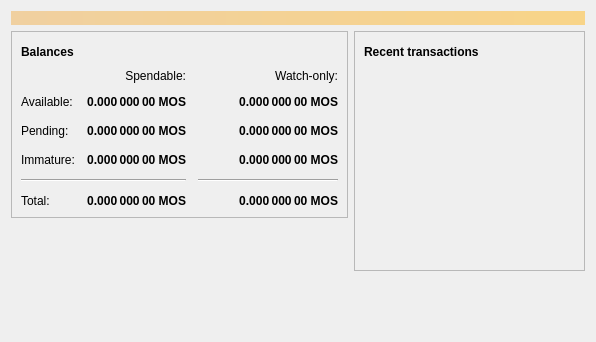
<?xml version="1.0" encoding="UTF-8"?>
<ui version="4.0">
 <class>OverviewPage</class>
 <widget class="QWidget" name="OverviewPage">
  <property name="geometry">
   <rect>
    <x>0</x>
    <y>0</y>
    <width>596</width>
    <height>342</height>
   </rect>
  </property>
  <property name="windowTitle">
   <string>Form</string>
  </property>
  <layout class="QVBoxLayout" name="topLayout">
   <item>
    <widget class="QLabel" name="labelAlerts">
     <property name="visible">
      <bool>false</bool>
     </property>
     <property name="styleSheet">
      <string notr="true">QLabel { background-color: qlineargradient(x1: 0, y1: 0, x2: 1, y2: 0, stop:0 #F0D0A0, stop:1 #F8D488); color:#000000; }</string>
     </property>
     <property name="wordWrap">
      <bool>true</bool>
     </property>
     <property name="margin">
      <number>3</number>
     </property>
     <property name="textInteractionFlags">
      <set>Qt::TextSelectableByMouse</set>
     </property>
    </widget>
   </item>
   <item>
    <layout class="QHBoxLayout" name="horizontalLayout" stretch="1,1">
     <item>
      <layout class="QVBoxLayout" name="verticalLayout_2">
       <item>
        <widget class="QFrame" name="frame">
         <property name="frameShape">
          <enum>QFrame::StyledPanel</enum>
         </property>
         <property name="frameShadow">
          <enum>QFrame::Raised</enum>
         </property>
         <layout class="QVBoxLayout" name="verticalLayout_4">
          <item>
           <layout class="QHBoxLayout" name="horizontalLayout_4">
            <item>
             <widget class="QLabel" name="label_5">
              <property name="font">
               <font>
                <weight>75</weight>
                <bold>true</bold>
               </font>
              </property>
              <property name="text">
               <string>Balances</string>
              </property>
             </widget>
            </item>
            <item>
             <widget class="QPushButton" name="labelWalletStatus">
              <property name="enabled">
               <bool>true</bool>
              </property>
              <property name="maximumSize">
               <size>
                <width>30</width>
                <height>16777215</height>
               </size>
              </property>
              <property name="toolTip">
               <string>The displayed information may be out of date. Your wallet automatically synchronizes with the HashpowerMonster network after a connection is established, but this process has not completed yet.</string>
              </property>
              <property name="text">
               <string/>
              </property>
              <property name="icon">
               <iconset resource="../bitcoin.qrc">
                <normaloff>:/icons/warning</normaloff>
                <disabledoff>:/icons/warning</disabledoff>:/icons/warning</iconset>
              </property>
              <property name="iconSize">
               <size>
                <width>24</width>
                <height>24</height>
               </size>
              </property>
              <property name="flat">
               <bool>true</bool>
              </property>
             </widget>
            </item>
            <item>
             <spacer name="horizontalSpacer_3">
              <property name="orientation">
               <enum>Qt::Horizontal</enum>
              </property>
              <property name="sizeHint" stdset="0">
               <size>
                <width>40</width>
                <height>20</height>
               </size>
              </property>
             </spacer>
            </item>
           </layout>
          </item>
          <item>
           <layout class="QGridLayout" name="gridLayout">
            <property name="spacing">
             <number>12</number>
            </property>
            <item row="2" column="2">
             <widget class="QLabel" name="labelWatchPending">
              <property name="font">
               <font>
                <weight>75</weight>
                <bold>true</bold>
               </font>
              </property>
              <property name="cursor">
               <cursorShape>IBeamCursor</cursorShape>
              </property>
              <property name="toolTip">
               <string>Unconfirmed transactions to watch-only addresses</string>
              </property>
              <property name="text">
               <string notr="true">0.000 000 00 MOS</string>
              </property>
              <property name="alignment">
               <set>Qt::AlignRight|Qt::AlignTrailing|Qt::AlignVCenter</set>
              </property>
              <property name="textInteractionFlags">
               <set>Qt::LinksAccessibleByMouse|Qt::TextSelectableByKeyboard|Qt::TextSelectableByMouse</set>
              </property>
             </widget>
            </item>
            <item row="2" column="1">
             <widget class="QLabel" name="labelUnconfirmed">
              <property name="font">
               <font>
                <weight>75</weight>
                <bold>true</bold>
               </font>
              </property>
              <property name="cursor">
               <cursorShape>IBeamCursor</cursorShape>
              </property>
              <property name="toolTip">
               <string>Total of transactions that have yet to be confirmed, and do not yet count toward the spendable balance</string>
              </property>
              <property name="text">
               <string notr="true">0.000 000 00 MOS</string>
              </property>
              <property name="alignment">
               <set>Qt::AlignRight|Qt::AlignTrailing|Qt::AlignVCenter</set>
              </property>
              <property name="textInteractionFlags">
               <set>Qt::LinksAccessibleByMouse|Qt::TextSelectableByKeyboard|Qt::TextSelectableByMouse</set>
              </property>
             </widget>
            </item>
            <item row="3" column="2">
             <widget class="QLabel" name="labelWatchImmature">
              <property name="font">
               <font>
                <weight>75</weight>
                <bold>true</bold>
               </font>
              </property>
              <property name="cursor">
               <cursorShape>IBeamCursor</cursorShape>
              </property>
              <property name="toolTip">
               <string>Mined balance in watch-only addresses that has not yet matured</string>
              </property>
              <property name="text">
               <string notr="true">0.000 000 00 MOS</string>
              </property>
              <property name="alignment">
               <set>Qt::AlignRight|Qt::AlignTrailing|Qt::AlignVCenter</set>
              </property>
              <property name="textInteractionFlags">
               <set>Qt::LinksAccessibleByMouse|Qt::TextSelectableByKeyboard|Qt::TextSelectableByMouse</set>
              </property>
             </widget>
            </item>
            <item row="4" column="0" colspan="2">
             <widget class="Line" name="line">
              <property name="orientation">
               <enum>Qt::Horizontal</enum>
              </property>
             </widget>
            </item>
            <item row="4" column="2">
             <widget class="Line" name="lineWatchBalance">
              <property name="sizePolicy">
               <sizepolicy hsizetype="Preferred" vsizetype="Fixed">
                <horstretch>0</horstretch>
                <verstretch>0</verstretch>
               </sizepolicy>
              </property>
              <property name="minimumSize">
               <size>
                <width>140</width>
                <height>0</height>
               </size>
              </property>
              <property name="orientation">
               <enum>Qt::Horizontal</enum>
              </property>
             </widget>
            </item>
            <item row="5" column="0">
             <widget class="QLabel" name="labelTotalText">
              <property name="text">
               <string>Total:</string>
              </property>
             </widget>
            </item>
            <item row="3" column="1">
             <widget class="QLabel" name="labelImmature">
              <property name="font">
               <font>
                <weight>75</weight>
                <bold>true</bold>
               </font>
              </property>
              <property name="cursor">
               <cursorShape>IBeamCursor</cursorShape>
              </property>
              <property name="toolTip">
               <string>Mined balance that has not yet matured</string>
              </property>
              <property name="text">
               <string notr="true">0.000 000 00 MOS</string>
              </property>
              <property name="alignment">
               <set>Qt::AlignRight|Qt::AlignTrailing|Qt::AlignVCenter</set>
              </property>
              <property name="textInteractionFlags">
               <set>Qt::LinksAccessibleByMouse|Qt::TextSelectableByKeyboard|Qt::TextSelectableByMouse</set>
              </property>
             </widget>
            </item>
            <item row="2" column="3">
             <spacer name="horizontalSpacer_2">
              <property name="orientation">
               <enum>Qt::Horizontal</enum>
              </property>
              <property name="sizeHint" stdset="0">
               <size>
                <width>40</width>
                <height>20</height>
               </size>
              </property>
             </spacer>
            </item>
            <item row="3" column="0">
             <widget class="QLabel" name="labelImmatureText">
              <property name="text">
               <string>Immature:</string>
              </property>
             </widget>
            </item>
            <item row="5" column="1">
             <widget class="QLabel" name="labelTotal">
              <property name="font">
               <font>
                <weight>75</weight>
                <bold>true</bold>
               </font>
              </property>
              <property name="cursor">
               <cursorShape>IBeamCursor</cursorShape>
              </property>
              <property name="toolTip">
               <string>Your current total balance</string>
              </property>
              <property name="text">
               <string notr="true">0.000 000 00 MOS</string>
              </property>
              <property name="alignment">
               <set>Qt::AlignRight|Qt::AlignTrailing|Qt::AlignVCenter</set>
              </property>
              <property name="textInteractionFlags">
               <set>Qt::LinksAccessibleByMouse|Qt::TextSelectableByKeyboard|Qt::TextSelectableByMouse</set>
              </property>
             </widget>
            </item>
            <item row="5" column="2">
             <widget class="QLabel" name="labelWatchTotal">
              <property name="font">
               <font>
                <weight>75</weight>
                <bold>true</bold>
               </font>
              </property>
              <property name="cursor">
               <cursorShape>IBeamCursor</cursorShape>
              </property>
              <property name="toolTip">
               <string>Current total balance in watch-only addresses</string>
              </property>
              <property name="text">
               <string notr="true">0.000 000 00 MOS</string>
              </property>
              <property name="alignment">
               <set>Qt::AlignRight|Qt::AlignTrailing|Qt::AlignVCenter</set>
              </property>
              <property name="textInteractionFlags">
               <set>Qt::LinksAccessibleByMouse|Qt::TextSelectableByKeyboard|Qt::TextSelectableByMouse</set>
              </property>
             </widget>
            </item>
            <item row="0" column="2">
             <widget class="QLabel" name="labelWatchonly">
              <property name="text">
               <string>Watch-only:</string>
              </property>
              <property name="alignment">
               <set>Qt::AlignRight|Qt::AlignTrailing|Qt::AlignVCenter</set>
              </property>
             </widget>
            </item>
            <item row="1" column="0">
             <widget class="QLabel" name="labelBalanceText">
              <property name="text">
               <string>Available:</string>
              </property>
             </widget>
            </item>
            <item row="1" column="1">
             <widget class="QLabel" name="labelBalance">
              <property name="font">
               <font>
                <weight>75</weight>
                <bold>true</bold>
               </font>
              </property>
              <property name="cursor">
               <cursorShape>IBeamCursor</cursorShape>
              </property>
              <property name="toolTip">
               <string>Your current spendable balance</string>
              </property>
              <property name="text">
               <string notr="true">0.000 000 00 MOS</string>
              </property>
              <property name="alignment">
               <set>Qt::AlignRight|Qt::AlignTrailing|Qt::AlignVCenter</set>
              </property>
              <property name="textInteractionFlags">
               <set>Qt::LinksAccessibleByMouse|Qt::TextSelectableByKeyboard|Qt::TextSelectableByMouse</set>
              </property>
             </widget>
            </item>
            <item row="1" column="2">
             <widget class="QLabel" name="labelWatchAvailable">
              <property name="font">
               <font>
                <weight>75</weight>
                <bold>true</bold>
               </font>
              </property>
              <property name="cursor">
               <cursorShape>IBeamCursor</cursorShape>
              </property>
              <property name="toolTip">
               <string>Your current balance in watch-only addresses</string>
              </property>
              <property name="text">
               <string notr="true">0.000 000 00 MOS</string>
              </property>
              <property name="alignment">
               <set>Qt::AlignRight|Qt::AlignTrailing|Qt::AlignVCenter</set>
              </property>
              <property name="textInteractionFlags">
               <set>Qt::LinksAccessibleByMouse|Qt::TextSelectableByKeyboard|Qt::TextSelectableByMouse</set>
              </property>
             </widget>
            </item>
            <item row="2" column="0">
             <widget class="QLabel" name="labelPendingText">
              <property name="text">
               <string>Pending:</string>
              </property>
             </widget>
            </item>
            <item row="0" column="1">
             <widget class="QLabel" name="labelSpendable">
              <property name="text">
               <string>Spendable:</string>
              </property>
              <property name="alignment">
               <set>Qt::AlignRight|Qt::AlignTrailing|Qt::AlignVCenter</set>
              </property>
             </widget>
            </item>
           </layout>
          </item>
         </layout>
        </widget>
       </item>
       <item>
        <spacer name="verticalSpacer">
         <property name="orientation">
          <enum>Qt::Vertical</enum>
         </property>
         <property name="sizeHint" stdset="0">
          <size>
           <width>20</width>
           <height>40</height>
          </size>
         </property>
        </spacer>
       </item>
      </layout>
     </item>
     <item>
      <layout class="QVBoxLayout" name="verticalLayout_3">
       <item>
        <widget class="QFrame" name="frame_2">
         <property name="frameShape">
          <enum>QFrame::StyledPanel</enum>
         </property>
         <property name="frameShadow">
          <enum>QFrame::Raised</enum>
         </property>
         <layout class="QVBoxLayout" name="verticalLayout">
          <item>
           <layout class="QHBoxLayout" name="horizontalLayout_2">
            <item>
             <widget class="QLabel" name="label_4">
              <property name="font">
               <font>
                <weight>75</weight>
                <bold>true</bold>
               </font>
              </property>
              <property name="text">
               <string>Recent transactions</string>
              </property>
             </widget>
            </item>
            <item>
             <widget class="QPushButton" name="labelTransactionsStatus">
              <property name="enabled">
               <bool>true</bool>
              </property>
              <property name="maximumSize">
               <size>
                <width>30</width>
                <height>16777215</height>
               </size>
              </property>
              <property name="toolTip">
               <string>The displayed information may be out of date. Your wallet automatically synchronizes with the HashpowerMonster network after a connection is established, but this process has not completed yet.</string>
              </property>
              <property name="text">
               <string/>
              </property>
              <property name="icon">
               <iconset resource="../bitcoin.qrc">
                <normaloff>:/icons/warning</normaloff>
                <disabledoff>:/icons/warning</disabledoff>:/icons/warning</iconset>
              </property>
              <property name="iconSize">
               <size>
                <width>24</width>
                <height>24</height>
               </size>
              </property>
              <property name="flat">
               <bool>true</bool>
              </property>
             </widget>
            </item>
            <item>
             <spacer name="horizontalSpacer">
              <property name="orientation">
               <enum>Qt::Horizontal</enum>
              </property>
              <property name="sizeHint" stdset="0">
               <size>
                <width>40</width>
                <height>20</height>
               </size>
              </property>
             </spacer>
            </item>
           </layout>
          </item>
          <item>
           <widget class="QListView" name="listTransactions">
            <property name="styleSheet">
             <string notr="true">QListView { background: transparent; }</string>
            </property>
            <property name="frameShape">
             <enum>QFrame::NoFrame</enum>
            </property>
            <property name="verticalScrollBarPolicy">
             <enum>Qt::ScrollBarAlwaysOff</enum>
            </property>
            <property name="horizontalScrollBarPolicy">
             <enum>Qt::ScrollBarAlwaysOff</enum>
            </property>
            <property name="selectionMode">
             <enum>QAbstractItemView::NoSelection</enum>
            </property>
           </widget>
          </item>
         </layout>
        </widget>
       </item>
       <item>
        <spacer name="verticalSpacer_2">
         <property name="orientation">
          <enum>Qt::Vertical</enum>
         </property>
         <property name="sizeHint" stdset="0">
          <size>
           <width>20</width>
           <height>40</height>
          </size>
         </property>
        </spacer>
       </item>
      </layout>
     </item>
    </layout>
   </item>
  </layout>
 </widget>
 <resources/>
 <connections/>
</ui>
